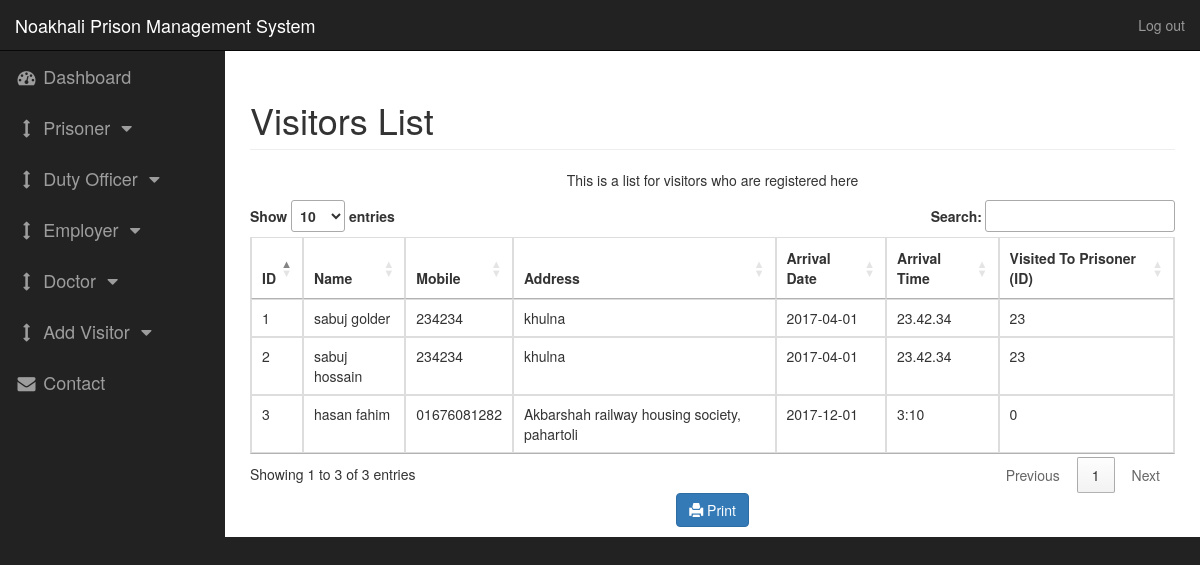
The app's page /visitor list.php (signed in) with its own data.
### tables this page shows
CREATE TABLE `visitors` (
  `visitor_id` int(50) NOT NULL,
  `last_name` varchar(255) NOT NULL,
  `first_name` varchar(255) NOT NULL,
  `mobile` varchar(50) NOT NULL,
  `address` varchar(255) NOT NULL,
  `arrival_date` date NOT NULL,
  `arrival_time` varchar(255) NOT NULL,
  `visited_to` int(11) NOT NULL,
  `search_prisoner_ID` varchar(256) NOT NULL
);

### visitor list.php (the view, shortened to what this page needs)
<?php include 'inc/header.php'; ?>
<?php
include_once "connection.php";
if(!mysqli_connect_errno())
{
	$doctors = mysqli_query($con,"SELECT * FROM visitors ORDER BY visitor_id");
}
?>
        <div id="page-wrapper">
            <div class="container-fluid">
                <div class="row">
                    <div class="col-lg-12">
                        <h1 class="page-header">
                           Visitors List
                        </h1>
                        <center><p> This is a list for visitors who are registered here </p><center>
                        <table class="table table-bordered table-hover"   id="example" class="display" style="width:100%">
	<thead>
		<th>ID</th>
		<th>Name</th>
		<th>Mobile</th>
		<th>Address</th>
		<th>Arrival Date</th>
		<th>Arrival Time</th>
		<th>Visited To Prisoner (ID)</th>
	</thead>
	<tbody>
		<?php
	 foreach($doctors as $doctor){ ?>
				<tr>
				<td><?php echo $doctor['visitor_id'];?></td>
				<td><?php echo $doctor['first_name'].' '.$doctor['last_name'];?></td>
				<td><?php echo $doctor['mobile'];?></td>
				<td><?php echo $doctor['address'];?></td>
				<td><?php echo $doctor['arrival_date'];?></td>
				<td><?php echo $doctor['arrival_time'];?></td>
				<td><?php echo $doctor['visited_to'];?></td>
				</tr>
				<?php
	};?>
	</tbody>
</table>
<button class="btn btn-primary" onclick="printIt();"><span class="glyphicon glyphicon-print"></span>	Print</button>
                    </div>
                </div>
            </div>
        </div>
<?php include 'inc/footer.php'; ?>

### inc/header.php (shortened to what this page needs)
<!DOCTYPE html>
<html lang="en">
<head>
    <link href="css/bootstrap.min.css" rel="stylesheet">
    <link href="css/sb-admin.css" rel="stylesheet">
    <link href="css/plugins/morris.css" rel="stylesheet">
    <link href="font-awesome/css/font-awesome.min.css" rel="stylesheet" type="text/css">
    <link href="//cdn.datatables.net/1.10.19/css/jquery.dataTables.min.css" rel="stylesheet" type="text/css">
</head>
<body>
    <div id="wrapper">
        <nav class="navbar navbar-inverse navbar-fixed-top" role="navigation">
            <div class="navbar-header">
                <a class="navbar-brand" href="http://localhost/prison/">Noakhali Prison Management System</a>
            </div>
            <ul class="nav navbar-right top-nav">
                <li class="dropdown">
                    <li><a href="?logout">Log out</a></li>
                </li>
            </ul>
            <div class="collapse navbar-collapse navbar-ex1-collapse">
                <ul class="nav navbar-nav side-nav">
                    <li>
                        <a href="http://localhost/prison/"><i class="fa fa-fw fa-dashboard"></i> Dashboard</a>
                    </li>
                    <li>
                        <a href="javascript:;" data-toggle="collapse" data-target="#demo1"><i class="fa fa-fw fa-arrows-v"></i> Prisoner <i class="fa fa-fw fa-caret-down"></i></a>
                    </li>
                    <li>
                        <a href="javascript:;" data-toggle="collapse" data-target="#demo2"><i class="fa fa-fw fa-arrows-v"></i> Duty Officer <i class="fa fa-fw fa-caret-down"></i></a>
                    </li>
                    <li>
                        <a href="javascript:;" data-toggle="collapse" data-target="#demo3"><i class="fa fa-fw fa-arrows-v"></i> Employer <i class="fa fa-fw fa-caret-down"></i></a>
                    </li>
                    <li>
                        <a href="javascript:;" data-toggle="collapse" data-target="#demo4"><i class="fa fa-fw fa-arrows-v"></i> Doctor <i class="fa fa-fw fa-caret-down"></i></a>
                    </li>
                    <li>
                        <a href="javascript:;" data-toggle="collapse" data-target="#demo5"><i class="fa fa-fw fa-arrows-v"></i> Add Visitor <i class="fa fa-fw fa-caret-down"></i></a>
                    </li>
                    <li>
                        <a href="Contact.php"><i class="fa fa-fw fa-envelope"></i> Contact</a>
                    </li>
                </ul>
            </div>
        </nav>

### inc/footer.php (shortened to what this page needs)
    </div>
</body>
</html>

### css/sb-admin.css (style rules this page uses)
body { margin-top: 100px; background-color: #222; }
@media (min-width:768px) { body { margin-top: 50px; } }
#wrapper { padding-left: 0; }
#page-wrapper { width: 100%; padding: 0; background-color: #fff; }
@media (min-width:768px) { #wrapper { padding-left: 225px; } }
@media (min-width:768px) { #page-wrapper { padding: 10px; } }
.top-nav { padding: 0 15px; }
.top-nav>li { display: inline-block; float: left; }
.top-nav>li>a { padding-top: 15px; padding-bottom: 15px; line-height: 20px; color: #999; }
@media (min-width:768px) { .side-nav { position: fixed; top: 51px; left: 225px; width: 225px; margin-left: -225px; border: none; border-radius: 0; overflow-y: auto; background-color: #222; bottom: 0; overflow-x: hidden; padding-bottom: 40px; } }
@media (min-width:768px) { .side-nav>li>a { width: 225px; } }

### inc/header.php (style rules this page uses)
#wrapper > nav > div.collapse.navbar-collapse.navbar-ex1-collapse > ul > li > a { font-size: 18px; }

### records on screen
visitors: visitor_id "1", first_name "sabuj", last_name "golder", mobile "234234", address "khulna", arrival_date "2017-04-01", arrival_time "23.42.34", visited_to "23"
visitors: visitor_id "2", first_name "sabuj", last_name "hossain", mobile "234234", address "khulna", arrival_date "2017-04-01", arrival_time "23.42.34", visited_to "23"
visitors: visitor_id "3", first_name "hasan", last_name "fahim", mobile "01676081282", address "Akbarshah railway housing society, pahartoli", arrival_date "2017-12-01", arrival_time "3:10", visited_to "0"
